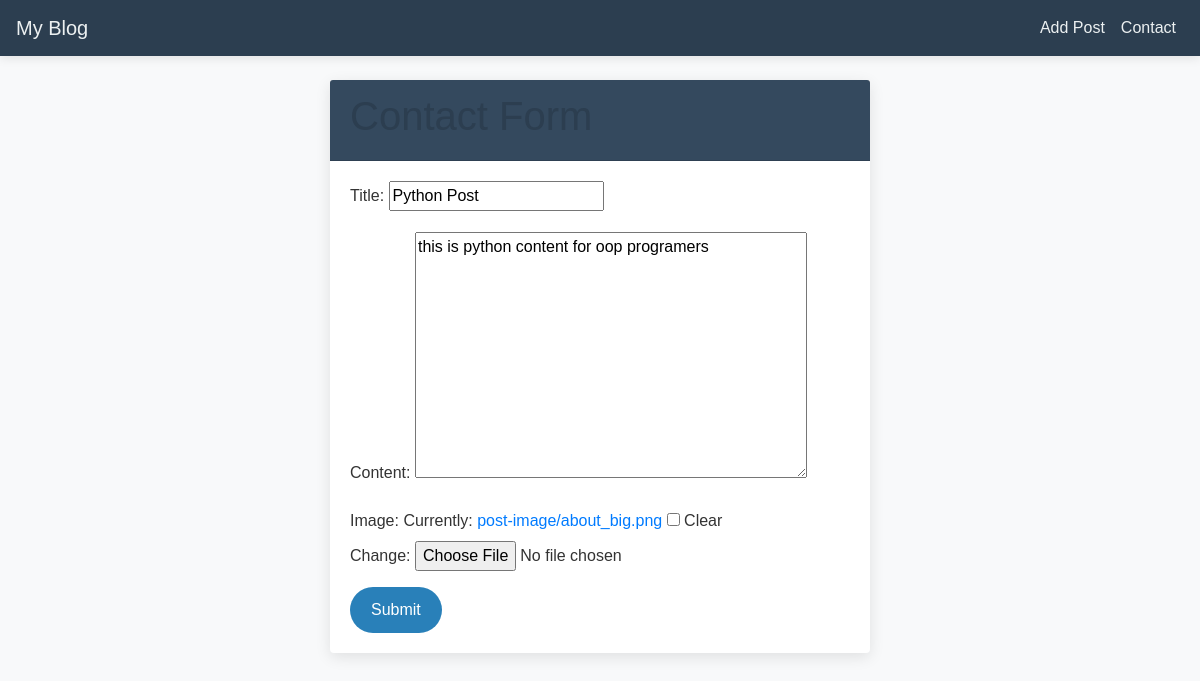
Before: /update_post/python-post with the older database file.
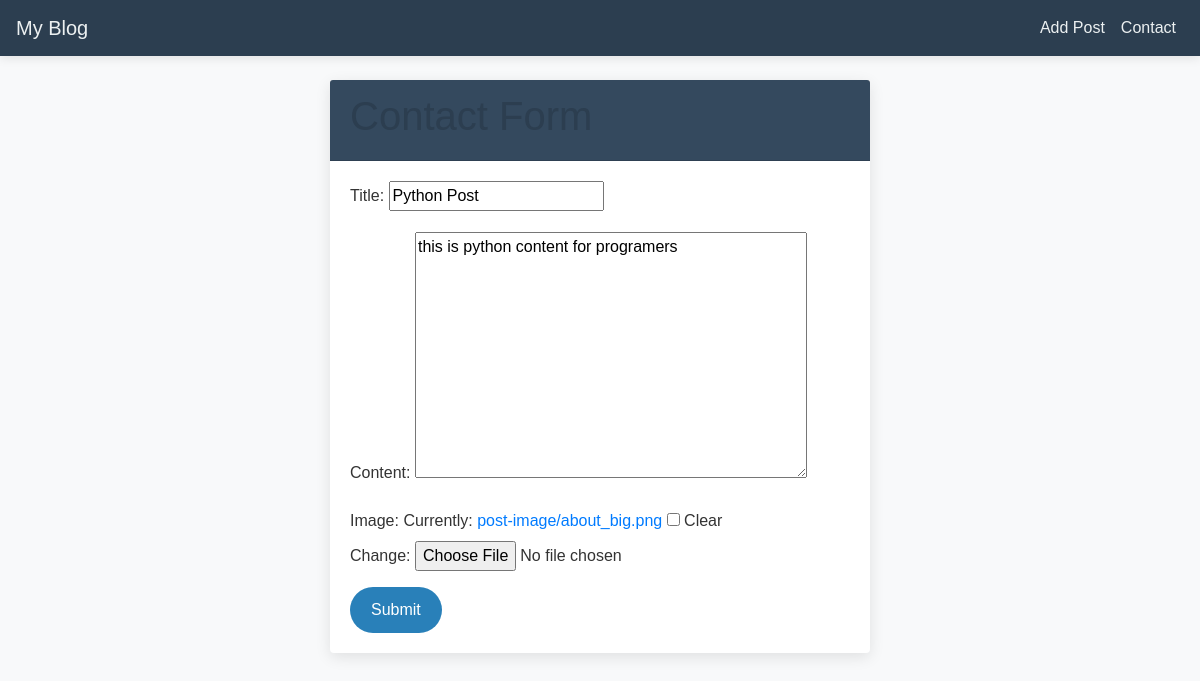
After: the same page with the newer database file.
### post/models.py (models this page shows, shortened)
class Post(models.Model):
    title = models.CharField(max_length=50)
    content = models.TextField(max_length=200)
    created_at = models.DateTimeField(auto_now_add=True)
    image = models.ImageField(upload_to='post-image/' , null=True , blank=True)
    active = models.BooleanField(default=False)
    slug = models.SlugField(blank=True , null=True)
    class Meta:
        verbose_name = 'Post'
        verbose_name_plural = 'Posts'

### post/views.py (the view, shortened to what this page needs)
# urls.py: path('update_post/<str:slug>' , views.PostUpdate.as_view() , name='update_post'),
class PostUpdate(UpdateView):
    model = Post
    fields = ['title' , 'content' , 'image']
    template_name = 'post/form.html' # template name for UpdateView is post_form.html

### post/templates/post/form.html (shortened to what this page needs)
{% extends 'base.html' %}
{% block content %}
    <div class="row justify-content-center">
        <div class="col-md-6">
            <div class="card">
                <div class="card-header">
                    <h1>Contact Form</h1>
                </div>
                <div class="card-body">
                    <form action="" method="post">
                        {{ form.as_p }}
                        <input type="submit" value="Submit" class="btn btn-custom">
                    </form>
                </div>
            </div>
        </div>
    </div>
{% endblock %}

Changed rows visible on the page:
changed Post "Python Post": content "this is python content for oop programers" → "this is python content for programers"
